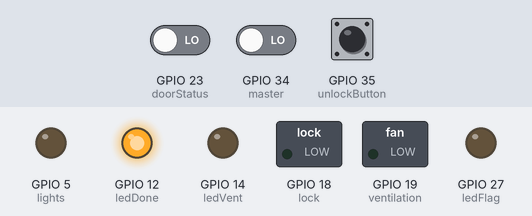
Recording of a sketch running on a simulated ESP32. Shown: switched loads named in the sketch (green lamp = pin HIGH), output pins drawn as LEDs (lit = HIGH). The test bench sets the inputs (shaded band); at power-on: GPIO 23 (doorStatus) LOW, GPIO 35 (unlockButton) LOW, GPIO 34 (master) LOW. What the sketch prints to the serial monitor is not drawn.

Above: at 1.2 s.
1.3 s: GPIO 23 (doorStatus) driven HIGH
At 1.9 s:
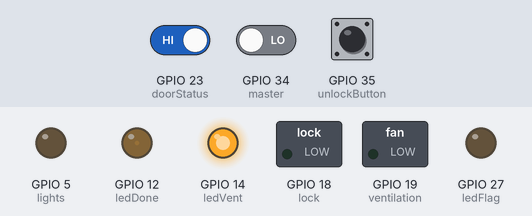
4.3 s: GPIO 35 (unlockButton) pulled HIGH for 0.15 s
At 5.1 s:
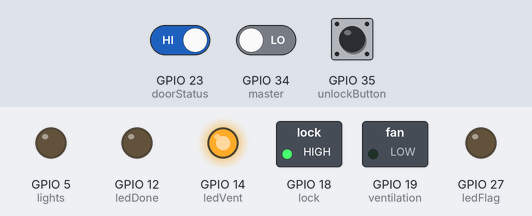
6.8 s: GPIO 23 (doorStatus) driven LOW
At 7.9 s:
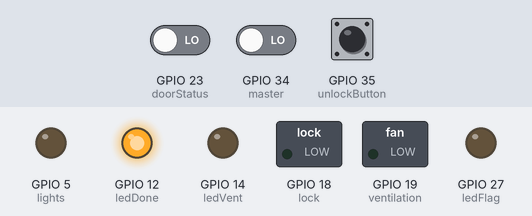
8.3 s: GPIO 34 (master) driven HIGH
At 9.3 s:
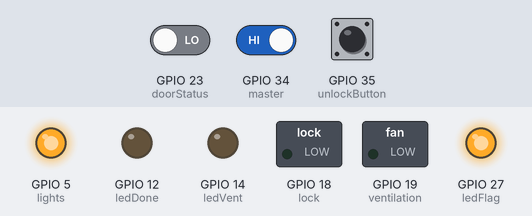
9.8 s: GPIO 34 (master) driven LOW
At 10.4 s:
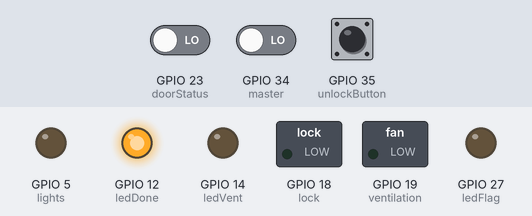
11.3 s: GPIO 35 (unlockButton) pulled HIGH for 1 s
At 12.1 s:
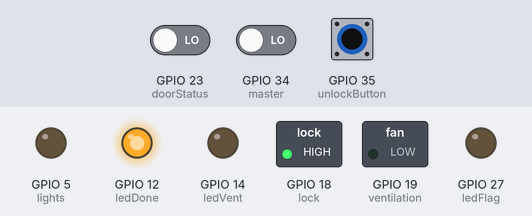
Timing chart, 0 to 14.3 s (numbered marks = the images above; inputs shaded):
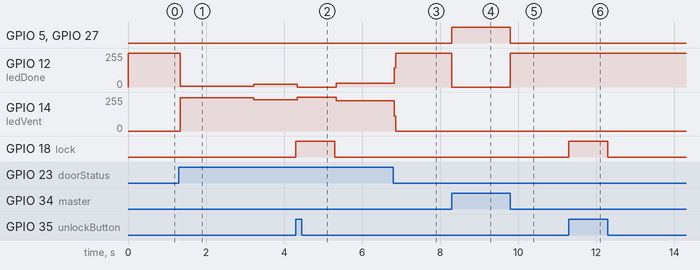

Measured:
- after the input at 1.3 s, GPIO 12 (ledDone): 255/255 → 5/255 at once, → 22/255 1.9 s later; GPIO 14 (ledVent): 0/255 → 250/255 at once, → 233/255 1.9 s later
- after the input at 4.3 s, GPIO 12 (ledDone): 22/255 → 0/255 at once, → 28/255 1.0 s later; GPIO 14 (ledVent): 233/255 → 255/255 at once, → 227/255 1.0 s later; GPIO 18 (lock): LOW → HIGH at once, → LOW 1.0 s later
- after the input at 6.8 s, GPIO 12 (ledDone): 28/255 → 255/255 at once; GPIO 14 (ledVent): 227/255 → 0/255 at once
- after the input at 8.3 s, GPIO 5 (lights), GPIO 27 (ledFlag): LOW → HIGH at once; GPIO 12 (ledDone): 255/255 → 0/255 at once
- after the input at 9.8 s, GPIO 5 (lights), GPIO 27 (ledFlag): HIGH → LOW at once; GPIO 12 (ledDone): 0/255 → 255/255 at once
- after the input at 11.3 s, GPIO 18 (lock): LOW → HIGH at once, → LOW 1.0 s later

The sketch:

Mini_Nueva_Placa.ino
```cpp
int ledDone = 12;     //Green led
int unlockButton = 35;//Door unlock button
int doorStatus = 23;  //Door status
int master = 34;      //ON-OFF
int ledFlag = 27;     //Red led
int ledVent = 14;     //Yellow led
int lights = 5;       //Relay Luz AC
int ventilation = 19; //Relay Extractor AC
int lock = 18;         //Relay DC Electromechanic

//Parameters

long int t1 = 80000; //Time of light exposure: 2 min
long int t2 = 120000; //Total time of action, including air system
long int msecs = 0;   //Time of action
bool masterStatus = false; //Helps restarting a cycle
bool unlocked = false;
void setup() {

  Serial.begin(115200);
  pinMode(ledDone, OUTPUT);
  pinMode(unlockButton, INPUT);
  pinMode(doorStatus, INPUT);
  pinMode(master, INPUT);
  pinMode(ledFlag, OUTPUT);
  pinMode(ledVent, OUTPUT);
  pinMode(lights, OUTPUT);
  pinMode(ventilation, OUTPUT);
  pinMode(lock, OUTPUT);

  //Each system must start OFF whe plugged in

  digitalWrite(lights, LOW);
  digitalWrite(ventilation, LOW);
  digitalWrite(lock, LOW);

   //Led status: Ready to open or start

   digitalWrite(ledDone, HIGH);
   digitalWrite(ledFlag, LOW);
   digitalWrite(ledVent, LOW);

}

void loop() {

  if(digitalRead(master) == HIGH){
    masterStatus = true;
    }

  else if (digitalRead(master) == LOW){
    masterStatus = false;

    }

  Serial.print(msecs, DEC);
  Serial.print(" msecs \n");

  // E1: Master is LOW (Button in OFF)

  if(masterStatus == false){

    Serial.print("E1 \n");

    msecs = 0; //Time gotta be restarted or stay in 0

    //Systems are OFF or gotta be turned OFF

    digitalWrite(lights, LOW);
    digitalWrite(ventilation, LOW);


    if(msecs > 0 && msecs <t2 && digitalRead(doorStatus) == HIGH){
      msecs += 1;
      }

    //LED Status

    digitalWrite(ledDone, HIGH);
    digitalWrite(ledFlag, LOW);
    digitalWrite(ledVent, LOW);
    }

   // E2: Door is not closed

  if(digitalRead(doorStatus) == HIGH && msecs == (t1 - 10000) || msecs == t2){

    Serial.print("E2 \n");

    //Systems are OFF or gotta be turned OFF

    digitalWrite(lights, LOW);
    digitalWrite(ventilation, LOW);


    //LED Status
    if (msecs==0 | msecs==t2){
    masterStatus = false;


    digitalWrite(ledDone, HIGH);
    digitalWrite(ledFlag, LOW);
    digitalWrite(ledVent, LOW);}
    }

    else if(digitalRead(doorStatus) == HIGH && msecs < t1){
      digitalWrite(ledDone, LOW);
      digitalWrite(ledFlag, LOW);
      digitalWrite(ledVent, HIGH);
      digitalWrite(lights, LOW);
      digitalWrite(ventilation, LOW);

      }

  //E3 Cycle starts: door is closed, master is pressed, t = 0

  if(digitalRead(doorStatus) == LOW && masterStatus==true && msecs == 0){

    Serial.print("E3 \n");

    msecs += 1; //first millisecond is added to control
    delay(1);

    digitalWrite(lights, HIGH);
    digitalWrite(ventilation, LOW);

    //LED Status: Red light adverting that the machine is working

    digitalWrite(ledDone, LOW);
    digitalWrite(ledFlag, HIGH);
    digitalWrite(ledVent, LOW);
    }

  // E4 Cycle is running, lights ON, ventilation OFF

  if(digitalRead(doorStatus) == LOW && masterStatus==true && msecs > 0 && msecs < t1){

    Serial.print("E4 \n");

    digitalWrite(lights, HIGH);
    digitalWrite(ventilation, LOW);

    //LED Status: Red light adverting that the machine is working

    digitalWrite(ledDone, LOW);
    digitalWrite(ledFlag, HIGH);
    digitalWrite(ledVent, LOW);
    msecs += 1; //millisecond is added to control
    delay(1);
    }

 // E5 Cycle is running, transitions from lights to ventilation

  if(digitalRead(doorStatus) == LOW && masterStatus==true && msecs == t1){

    Serial.print("E5 \n");

    msecs += 1; //millisecond is added to control

    digitalWrite(lights, LOW);
    digitalWrite(ventilation, HIGH);

    //LED Status, Lights Stops, Yellow led is on.

    digitalWrite(ledDone, LOW);
    digitalWrite(ledFlag, LOW);
    digitalWrite(ledVent, HIGH);
    }

  //E6: Cycling in ventilation

  if(digitalRead(doorStatus) == LOW && masterStatus==true && msecs > t1 && msecs < t2){

    Serial.print("E6 \n");
    digitalWrite(lights, LOW);
    digitalWrite(ventilation, HIGH);

    msecs += 1; //first millisecond is added to control
    delay(1);

    //LED Status, Lights Stops, Yellow led is on.

    digitalWrite(ledDone, LOW);
    digitalWrite(ledFlag, LOW);
    digitalWrite(ledVent, HIGH);
    }
    if(unlocked == false && masterStatus==true && msecs > t1 && msecs < t2){

    Serial.print("E7 \n");
    digitalWrite(lights, LOW);
    digitalWrite(ventilation, HIGH);

    msecs += 1; //first millisecond is added to control
    delay(1);

    //LED Status, Lights Stops, Yellow led is on.

    digitalWrite(ledDone, LOW);
    digitalWrite(ledFlag, LOW);
    digitalWrite(ledVent, HIGH);
    }

  if(digitalRead(unlockButton) == HIGH && msecs > t1 ){
    unlocked = true;

    digitalWrite(ledDone, LOW);
    digitalWrite(ledFlag, LOW);
    digitalWrite(ledVent, LOW);

    digitalWrite(ledDone, HIGH);
    digitalWrite(ledFlag, LOW);
    digitalWrite(ledVent, LOW);


    unlocked = false;}

  //E8: Stops cycling naturally, t = t2

  if(digitalRead(doorStatus) == LOW && masterStatus==true && msecs == t2){

    Serial.print("E8 \n");

    //Systems are OFF or gotta be turned OFF

    digitalWrite(lights, LOW);
    digitalWrite(ventilation, LOW);

    //LED Status, Lights Stops, Yellow led is on.

    digitalWrite(ledDone, HIGH);
    digitalWrite(ledFlag, LOW);
    digitalWrite(ledVent, LOW);

    }


  if(digitalRead(unlockButton) == HIGH && msecs > t1){

    Serial.print("E11 \n");

    digitalWrite(lock, HIGH);
    delay(1000);
    digitalWrite(lock, LOW);
  }

  if(digitalRead(unlockButton) == HIGH && msecs == 0){

    Serial.print("E11 \n");

    digitalWrite(lock, HIGH);
    delay(1000);
    digitalWrite(lock, LOW);
  }

}
```
